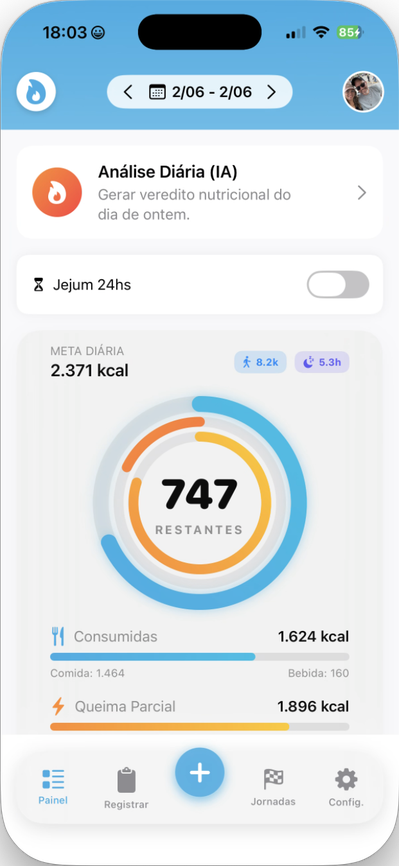
#> input picture assets/painel/1.png, 399 x 866 px, shrunk from 621 x 1349 before the run; its folder holds only this picture in this run
$ python crop_shadow.py
#> lines starting #> are read from the running program, lines starting #| are printed output that depends on the picture
import os
from PIL import Image

dirs = [
    'assets/painel',
    'assets/registrar',
    'assets/jornadas',
    'assets/configuracoes'
]

total_cropped = 0

for d in dirs:
    if not os.path.exists(d):
        continue
    for f in os.listdir(d):
        if f.endswith('.png'):
            path = os.path.join(d, f)
            img = Image.open(path).convert('RGBA')
#> img is the input picture: PIL image 399x866 RGBA; mean R, G, B, A 213.9, 223.9, 229.1, 252.5
            w, h = img.size
#> w = 399; h = 866
            pixels = img.load()

            min_x, min_y, max_x, max_y = w, h, 0, 0
#> min_x = 399; min_y = 866; max_x = 0; max_y = 0
            for y in range(h):
                for x in range(w):
                    if pixels[x, y][3] > 100:
                        min_x = min(min_x, x)
                        min_y = min(min_y, y)
                        max_x = max(max_x, x)
                        max_y = max(max_y, y)

            # Crop using the found bounding box
            if min_x < max_x and min_y < max_y:
                bbox = (min_x, min_y, max_x, max_y)
#> bbox = (0, 0, 398, 865)
                # open original image (without convert RGBA to preserve original mode if needed, though convert is fine for crop)
                original_img = Image.open(path)
                cropped = original_img.crop(bbox)
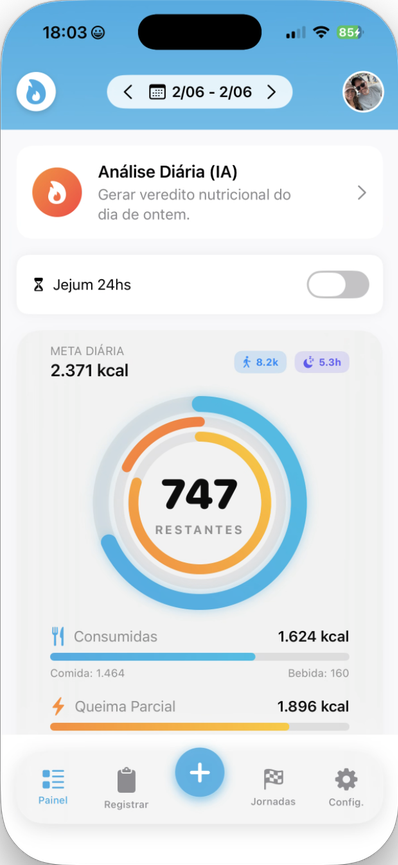
#> cropped: PIL image 398x865 RGBA; mean R, G, B, A 214.1, 224.1, 229.3, 252.7; transparent parts drawn white
                cropped.save(path)
                total_cropped += 1
                if '9.png' in path and 'registrar' in path:
                    print(f"Cropped {path} to {bbox}, new size: {cropped.width}x{cropped.height}")

print(f"Total images cropped: {total_cropped}")
